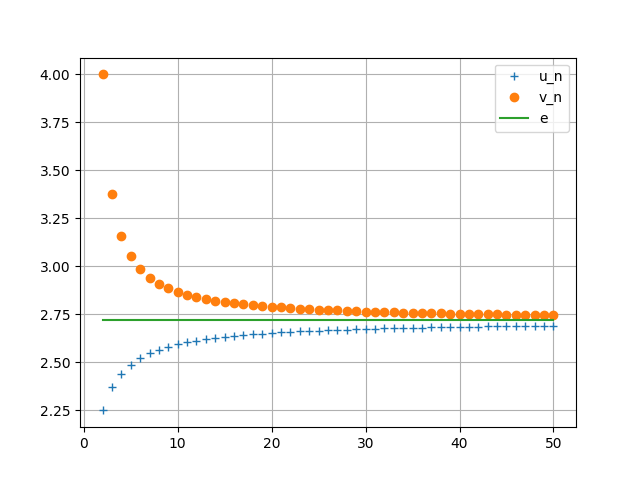

Source code (Python):
#Approximation du nombre e par encadrement par des suites (u(n)) et (v(n))
# Déclic 1ere spécialité page 203

from pylab import *
from math  import exp

#Suite minorante de e
def suite_u(n):
    L = []
    k=2
    while k<=n:
        u=(1+1/k)**k
        L.append(u)
        k =k+1
    return L

#Suite majorante de e
def suite_v(n):
    L = []
    k=2
    while k<=n:
        v=(1+1/(k-1))**k
        L.append(v)
        k=k+1
    return L

n=50

#Valeur de e
e = exp(1)
Y = [e]*(n-1)


plot(list(range(2,n+1)),suite_u(n),'+',label="u_n")
plot(list(range(2,n+1)),suite_v(n),'o',label="v_n")
plot(list(range(2,n+1)),Y,'-',label="e")
legend(loc="best")
grid()
show()
